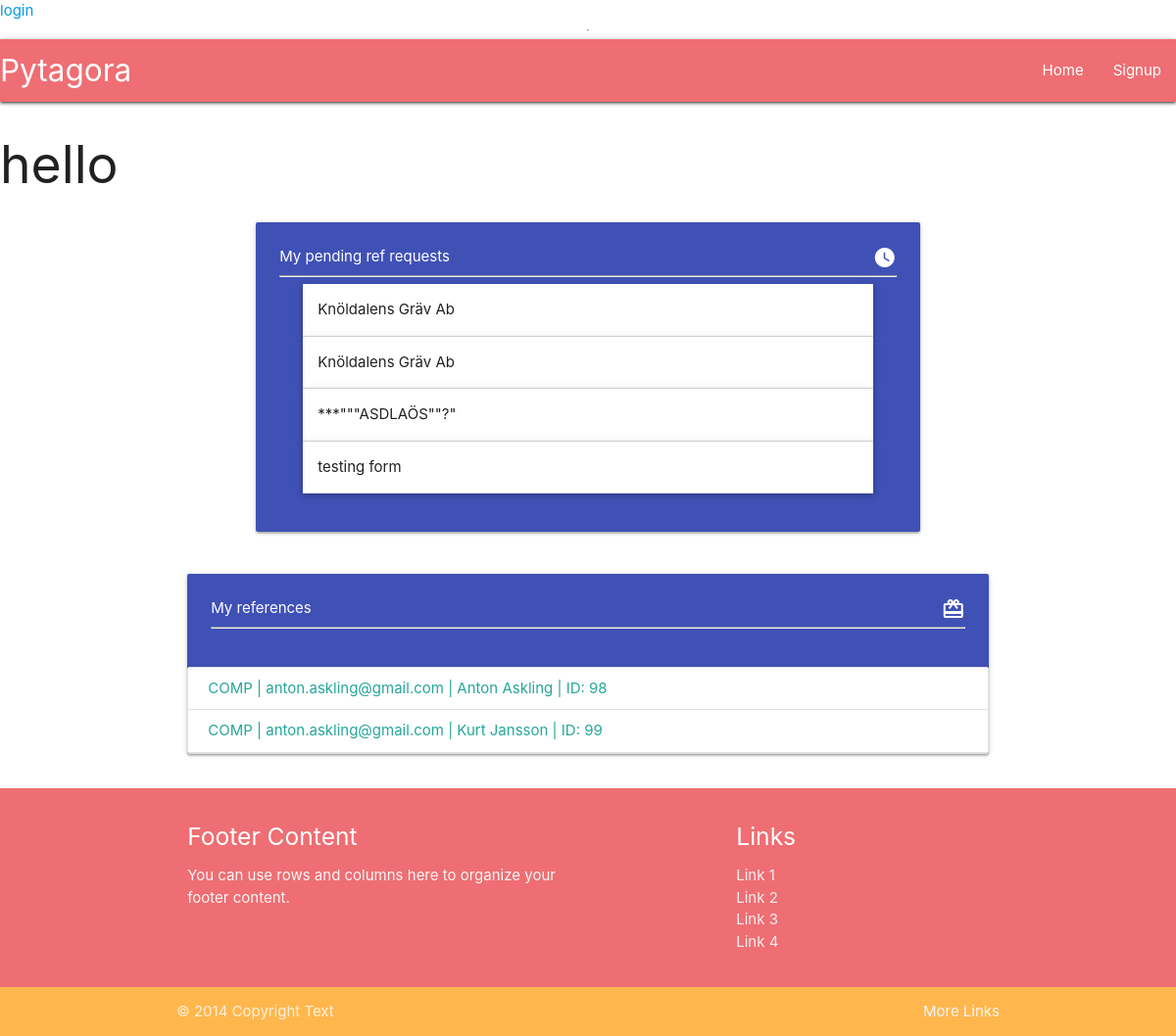
The app's page /profile/1/, older data.
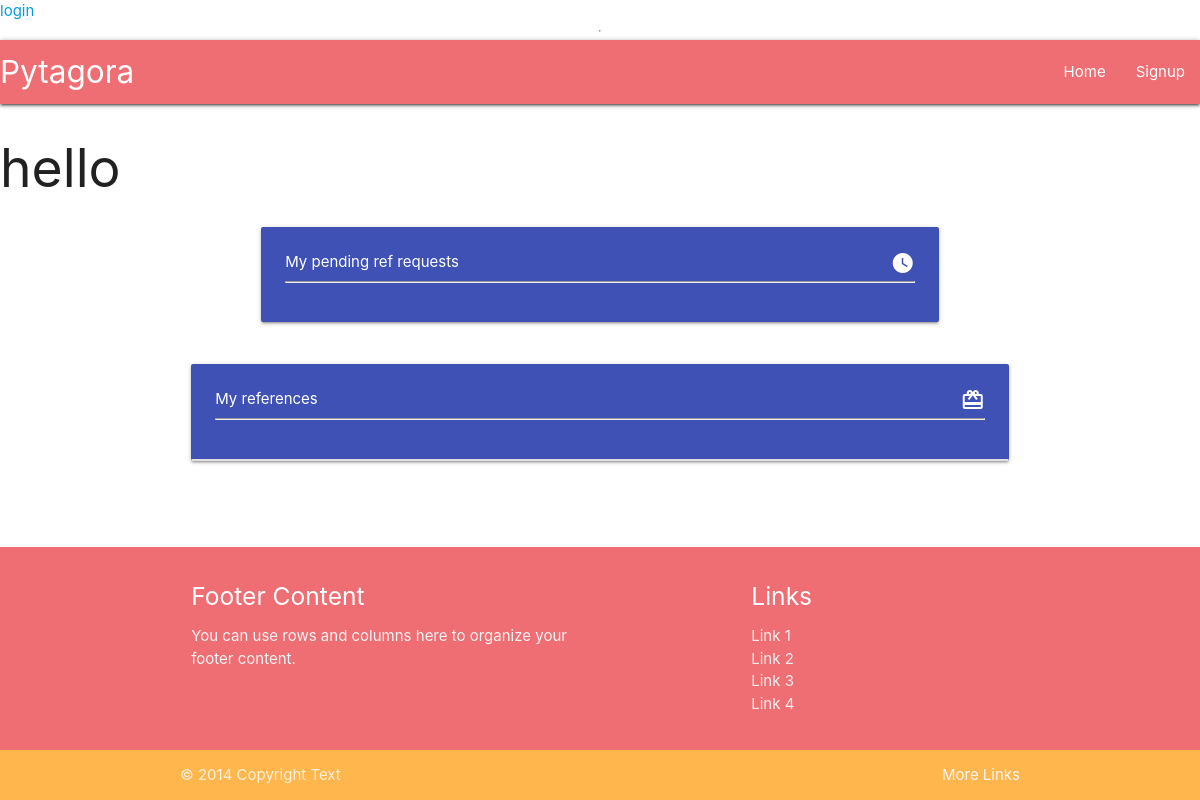
The same page, newer data.
### userprofile/models.py (models this page shows, shortened)
class RefRequest(models.Model):
    profile = models.ForeignKey(Profile, verbose_name=_("profile"), on_delete=models.CASCADE)
    company_name = models.CharField(_("company name"), max_length=100, null=True, blank=True)
    company_slug = models.SlugField(_("company_slug"), null=True, blank=True, unique=False, max_length=150)
    date_from = PartialDateField( verbose_name=_("date from"))
    date_to = PartialDateField(verbose_name=_("date to"))
    to_email = models.EmailField(_("to email"), max_length=254, null=True, blank=True)
    UNINITIATED = "UNIN"
    PENDING = "PEND"
    COMPLETE = "COMP"
    STATUS_CHOICES = [
        (UNINITIATED, "Uninitiated"),
        (PENDING, "Pending"),
        (COMPLETE, "Complete"),
    ]
    status = models.CharField(_("status"), max_length=4, choices=STATUS_CHOICES, default=UNINITIATED,)
    time_sent = models.DateTimeField(_("time_sent"), auto_now_add=True, null=True)
    class Meta:
        verbose_name = "Reference request"
        verbose_name_plural = "Reference requests"

class RefResponse(models.Model):
    ref_request = models.OneToOneField(RefRequest, verbose_name=_("request to"), on_delete=models.CASCADE)
    profile = models.ForeignKey(Profile, verbose_name=_("profile"), on_delete=models.CASCADE, null=True, blank=True)
    email = models.EmailField(_("email"), max_length=254)
    first_name = models.CharField(_("first name"), max_length=50, null=True, blank=True)
    last_name = models.CharField(_("last name"), max_length=50, null=True, blank=True)
    company_name = models.CharField(_("company name"), max_length=50, null=True, blank=True)
    title = models.CharField(_("title"), max_length=50)
    BOSS = "BOSS"
    COLLEAGUE = "COLL"
    CONSULTANT = "CONS"
    OTHER = "OTH"
    RELATION_CHOICES = [
        (BOSS, "Boss to referee"),
        (COLLEAGUE, "Colleague to referee"),
        (CONSULTANT, "referee was consultant"),
        (OTHER, "Other")
    ]
    relation = models.CharField(_("relation to referee"), choices=RELATION_CHOICES, default=BOSS, max_length=4)
    other_relation = models.CharField(_("if Other, please specify"), max_length=80, null=True, blank=True)
    main_tasks = models.TextField(_("describe main tasks"))
    elaborate = models.TextField(_("elaborate"))
    extra = models.TextField(_("extra"))
    referee_first_name = models.CharField(_("referee first name"), max_length=50)
    referee_last_name = models.CharField(_("referee last name"), max_length=50)
    completed = models.BooleanField(_("is completed"), default=False)
    time_added = models.DateTimeField(_("time added"), auto_now=True)
    def get_full_name(self):
        return f"{self.first_name} {self.last_name}"
    class Meta:
        verbose_name = "Reference response"
        verbose_name_plural = "Reference responses"
        ordering = ["ref_request"]

### userprofile/views.py (the view)
# urls.py: path("profile/<int:pk>/", ProfileView.as_view(), name ="profile"),
class ProfileView(ListView):
    model = RefRequest
    def get(self, request, *args, **kwargs):
        profile = Profile.objects.get(id=kwargs["pk"])
        requests = profile.refrequest_set.all()
        return render(
            self.request,
            "userprofile/profile.html",
            {
                "profile": profile,
                "requests": requests,
            })

### userprofile/models.py (called while the page is built)
    def __str__(self):
        return f"{self.first_name} {self.last_name}"

### userprofile/templates/userprofile/profile.html (shortened to what this page needs)
{% extends "base.html" %}
{% block content %}
    <h2>hello {{ profile }}</h2>
    <div class="container">
        {% include "./components/profile_pending_requests.html" %}
        <div class="row">
            <div class="col s12">
                <div class="card indigo">
                    <div class="card-content">
                        <span class="white-text">My references <i class="material-icons right">redeem</i></span>
                        <hr/>
                    </div>
                    <div class=" collection">
                        {% for request in requests %}
                        {% if request.status == "COMP" %}
                        <a data-target="{{ request.refresponse.id }}" class="modal-trigger  collection-item" href="">{{ request.status }} | {{ request.refresponse.email }} | {{ request.refresponse.get_full_name }} | ID:  {{ request.refresponse.id }} </a>
                        {% endif %}
                        {% endfor %}
                    </div>
                </div>
            </div>
        </div>
    </div>
{% endblock content %}

### userprofile/templates/userprofile/components/profile_pending_requests.html (shortened to what this page needs)
<div class="row">
    <div class="col s12 l10 offset-l1">
        <div class="card-panel indigo">
            <span class="white-text ">My pending ref requests <i class="material-icons right" >watch_later</i> </span>
            <hr/>
            <ul class="collapsible popout">
            {% for request in requests %}
                {% if request.status == "PEND" %}
                <li>
                    <div class="collapsible-header"> <span class="truncate">{{ request.company_name }}</span></div>
                  </li>
                  {% endif %}
            {% endfor %}
             </ul>
        </div>
    </div>
</div>

Row changes from the older to the newer data that the page shows:
removed RefRequest: company_name "Knöldalens Gräv Ab", shown under "hello"
removed RefRequest: company_name "Knöldalens Gräv Ab", shown under "hello"
removed RefRequest: company_name "***\"\"\"ASDLAÖS\"\"?\"", shown under "hello"
removed RefRequest: company_name "testing form", shown under "hello"
removed RefRequest: status "COMP", refresponse.email "anton.askling@gmail.com", refresponse.get_full_name "Anton Askling", refresponse.id "98"
removed RefRequest: status "COMP", refresponse.email "anton.askling@gmail.com", refresponse.get_full_name "Kurt Jansson", refresponse.id "99"
